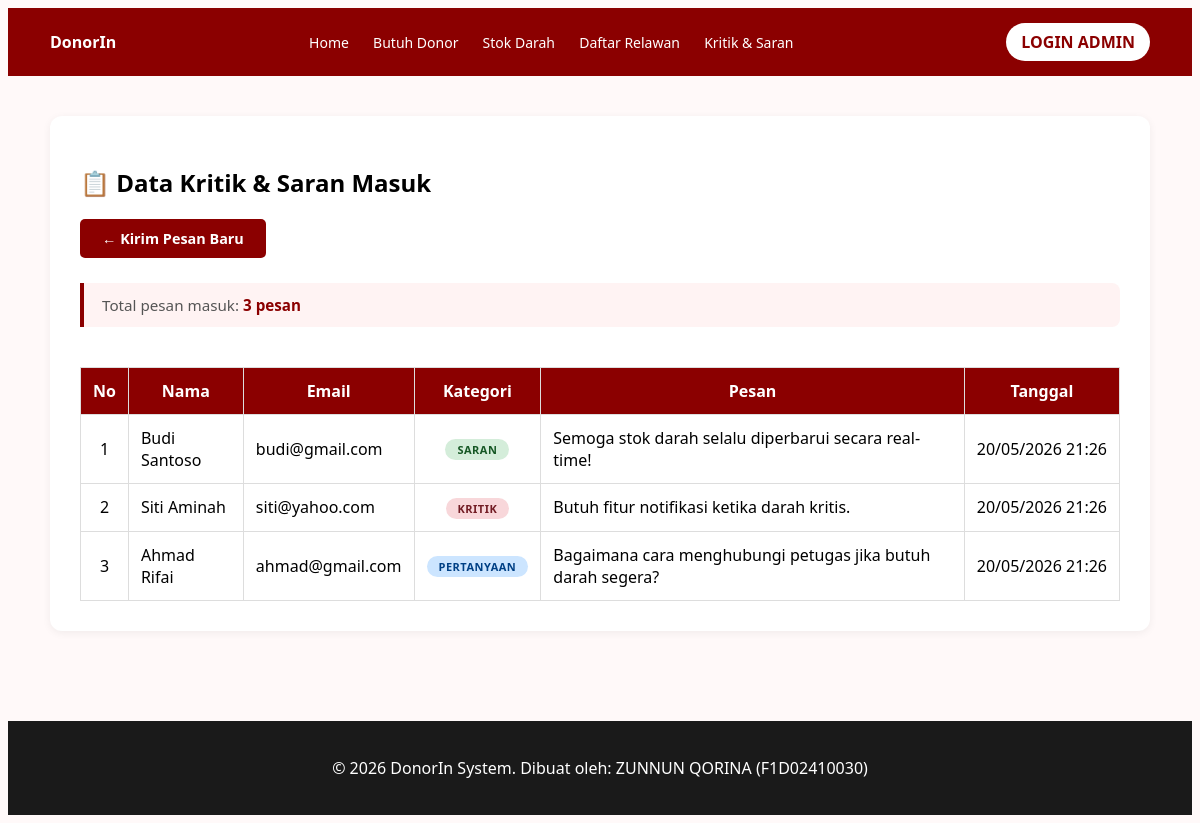
The app's page /tampil_kritik.php with its own data.
### tables this page shows
CREATE TABLE IF NOT EXISTS kritik_saran (
    id       INT AUTO_INCREMENT PRIMARY KEY,
    nama     VARCHAR(100) NOT NULL,
    email    VARCHAR(100) NOT NULL,
    kategori ENUM('kritik','saran','pertanyaan') NOT NULL,
    pesan    TEXT         NOT NULL,
    tanggal  DATETIME     DEFAULT CURRENT_TIMESTAMP
);

### tampil_kritik.php (the view, shortened to what this page needs)
<?php
include 'koneksi.php';
?>
<!DOCTYPE html>
<html lang="id">
<head>
    <link rel="stylesheet" href="styles.css">
</head>
<body>
<?php include 'header.php'; ?>
<main class="wadah konten-halaman">
    <section class="blok-konten">
        <h2>📋 Data Kritik & Saran Masuk</h2>
        <a href="kritik_saran.php" class="tombol-kembali">← Kirim Pesan Baru</a>
        <?php
        $query  = "SELECT * FROM kritik_saran ORDER BY tanggal DESC";
        $hasil  = mysqli_query($conn, $query);
        $jumlah = mysqli_num_rows($hasil);
        ?>
        <div class="info-total">
            Total pesan masuk: <strong><?php echo $jumlah; ?> pesan</strong>
        </div>
        <?php if ($jumlah == 0): ?>
            <p class="kosong">Belum ada pesan masuk.</p>
        <?php else: ?>
            <div style="overflow-x:auto;">
                <table class="tabel-data">
                    <thead>
                        <tr>
                            <th>No</th>
                            <th>Nama</th>
                            <th>Email</th>
                            <th>Kategori</th>
                            <th>Pesan</th>
                            <th>Tanggal</th>
                        </tr>
                    </thead>
                    <tbody>
                    <?php
                    $no = 1;
                    while ($baris = mysqli_fetch_assoc($hasil)):
                        $badge = 'badge-' . $baris['kategori'];
                        $tgl   = date('d/m/Y H:i', strtotime($baris['tanggal']));
                    ?>
                        <tr>
                            <td style="text-align:center;"><?php echo $no++; ?></td>
                            <td><?php echo htmlspecialchars($baris['nama']); ?></td>
                            <td><?php echo htmlspecialchars($baris['email']); ?></td>
                            <td style="text-align:center;">
                                <span class="badge-kategori <?php echo $badge; ?>">
                                    <?php echo $baris['kategori']; ?>
                                </span>
                            </td>
                            <td><?php echo htmlspecialchars($baris['pesan']); ?></td>
                            <td style="white-space:nowrap;"><?php echo $tgl; ?></td>
                        </tr>
                    <?php endwhile; ?>
                    </tbody>
                </table>
            </div>
        <?php endif; ?>
    </section>
</main>
<?php include 'footer.php'; ?>
</body>
</html>

### styles.css (style rules this page uses)
body { font-family: 'Segoe UI', Tahoma, Geneva, Verdana, sans-serif; background-color: #fff9f9; }
.wadah { max-width: 1100px; margin: auto; padding: 0 20px; }
.tabel-data { width: 100%; border-collapse: collapse; margin-top: 20px; }
.tabel-data th, .tabel-data td { border: 1px solid #ddd; padding: 12px; }
.tabel-data th { background: #8b0000; color: white; }
.badge-kategori { display: inline-block; padding: 3px 10px; border-radius: 12px; font-size: 12px; font-weight: bold; text-transform: uppercase; }
.badge-kritik { background: #f8d7da; color: #721c24; }
.badge-saran { background: #d4edda; color: #155724; }
.badge-pertanyaan { background: #cce5ff; color: #004085; }
.blok-konten { background: white; border-radius: 12px; padding: 30px; margin-bottom: 30px; box-shadow: 0 2px 8px rgba(0,0,0,0.06); }
.konten-halaman { padding: 40px 20px; }

### tampil_kritik.php (style rules this page uses)
.badge-kategori { display: inline-block; padding: 3px 12px; border-radius: 12px; font-size: 11px; font-weight: bold; text-transform: uppercase; letter-spacing: 0.5px; }
.badge-kritik { background:#f8d7da; color:#721c24; }
.badge-saran { background:#d4edda; color:#155724; }
.badge-pertanyaan { background:#cce5ff; color:#004085; }
.info-total { background: #fff3f3; border-left: 4px solid #8b0000; padding: 12px 18px; border-radius: 0 8px 8px 0; margin-bottom: 20px; font-size: 0.95rem; color: #555; }
.info-total strong { color: #8b0000; }
.tombol-kembali { display: inline-block; background: #8b0000; color: white; padding: 10px 22px; border-radius: 5px; text-decoration: none; font-weight: bold; margin-bottom: 25px; font-size: 0.9rem; }

### records on screen
kritik_saran: nama "Budi Santoso", email "budi@gmail.com", kategori "SARAN", pesan "Semoga stok darah selalu diperbarui secara real-time!", tanggal "20/05/2026 21:26"
kritik_saran: nama "Siti Aminah", email "siti@yahoo.com", kategori "KRITIK", pesan "Butuh fitur notifikasi ketika darah kritis.", tanggal "20/05/2026 21:26"
kritik_saran: nama "Ahmad Rifai", email "ahmad@gmail.com", kategori "PERTANYAAN", pesan "Bagaimana cara menghubungi petugas jika butuh darah segera?", tanggal "20/05/2026 21:26"

### other values on screen
$jumlah "3"
